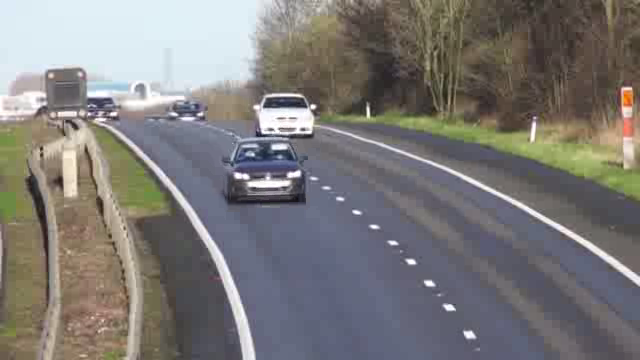
#> input picture frame 150 of OpenCV/Cars.avi, 640 x 360 px
$ python pleasework.py
#> lines starting #> are read from the running program, lines starting #| are printed output that depends on the picture
import cv2
import time
import numpy as np

vehicle_count=0;
car_classifier = cv2.CascadeClassifier(r"C:\Users\kashish\OneDrive\Desktop\Makeathon\OpenCV\haarcascade_car.xml")
cap = cv2.VideoCapture(r"C:\Users\kashish\OneDrive\Desktop\Makeathon\OpenCV\Vehicle-count-detect-main\Data\Cars.avi")
cap
while cap.isOpened():

    time.sleep(.05)
    # Read first frame
    ret, frame = cap.read()
#> frame is the input picture: shape (360, 640, 3); mean B, G, R 120.5, 122.2, 124.8
    gray = cv2.cvtColor(frame, cv2.COLOR_BGR2GRAY)
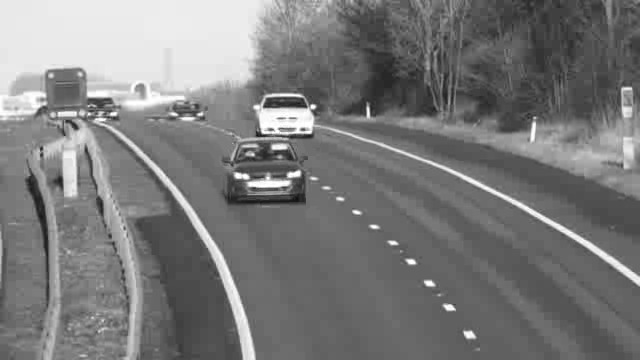
#> gray: shape (360, 640); min 13, max 255, mean 122.7

    # Pass frame to our car classifier
    cars = car_classifier.detectMultiScale(gray, 1.4, 2)
#> cars = ()


    # Extract bounding boxes for any bodies identified
for (x,y,w,h) in cars:
        cv2.rectangle(frame, (x, y), (x+w, y+h), (0, 255, 255), 2)
        cv2.imshow('Cars', frame)


if cv2.waitKey(1) ==13:
    raise Exception ('String Length is Not Equal')

cap.release()
cv2.destroyAllWindows()

$ run again, starting later in the video
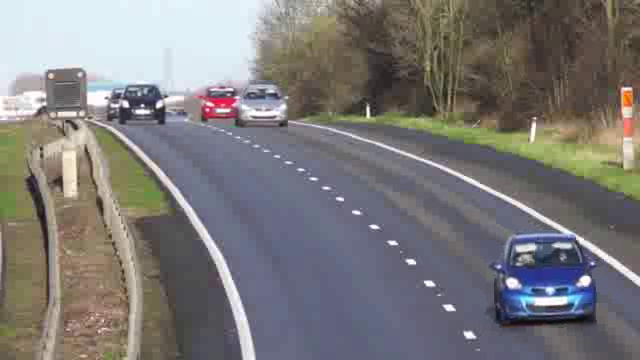
#> input picture frame 675 of OpenCV/Cars.avi, 640 x 360 px
#> frame is the input picture: shape (360, 640, 3); mean B, G, R 121.4, 121.8, 124.3
#> `gray = cv2.cvtColor(frame, cv2.COLOR_BGR2GRAY)`:
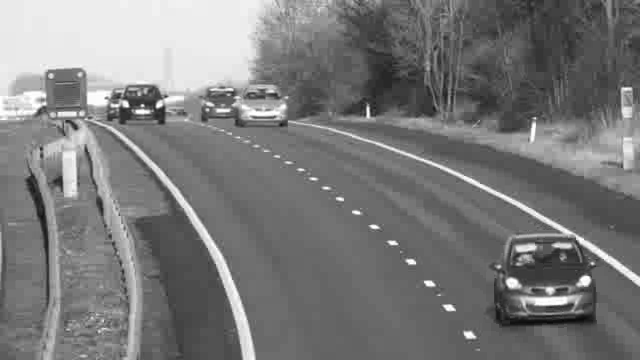
#> gray: shape (360, 640); min 8, max 255, mean 122.5
#> cars = ()

$ run again, starting later in the video
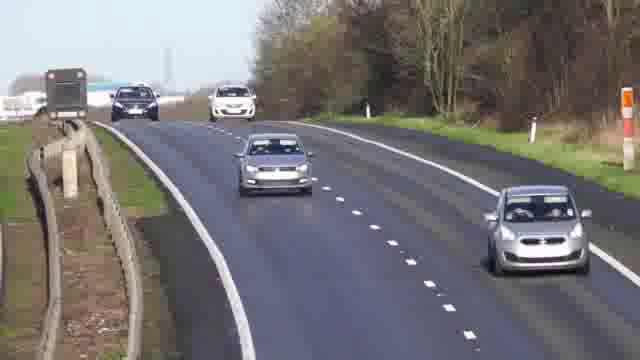
#> input picture frame 1201 of OpenCV/Cars.avi, 640 x 360 px
#> frame is the input picture: shape (360, 640, 3); mean B, G, R 117.7, 117.4, 119.6
#> `gray = cv2.cvtColor(frame, cv2.COLOR_BGR2GRAY)`:
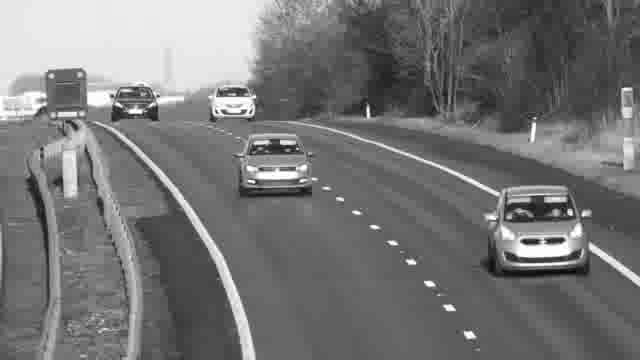
#> gray: shape (360, 640); min 0, max 255, mean 118
#> cars = [[237, 101, 77, 77]]
